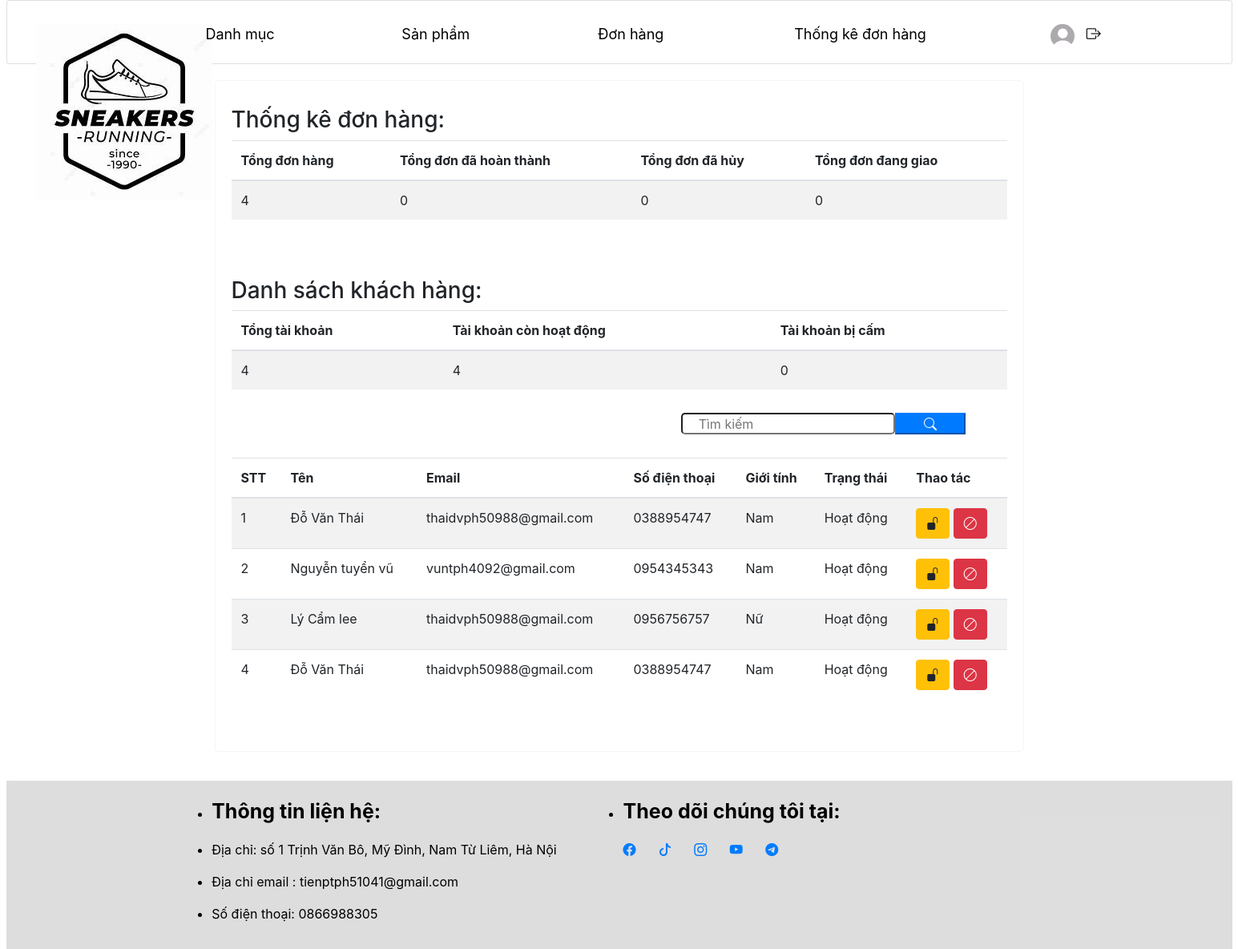
Page /admin/?act=thong-ke (signed in) on the committed database.
### tables this page shows
CREATE TABLE `tai_khoans` (
  `id` int NOT NULL,
  `ho_ten` varchar(50) NOT NULL,
  `hinh_anh` text,
  `ngay_sinh` date NOT NULL,
  `email` varchar(50) NOT NULL,
  `so_dien_thoai` varchar(10) NOT NULL,
  `gioi_tinh` varchar(10) NOT NULL,
  `dia_chi` varchar(255) NOT NULL,
  `mat_khau` varchar(50) NOT NULL,
  `chuc_vu_id` int NOT NULL,
  `trang_thai` varchar(50) NOT NULL DEFAULT 'Hoạt động',
  `ten_dang_nhap` varchar(100) NOT NULL
);

### admin/controllers/adminDonHangController.php (called while the page is built, shortened)
<?php
class adminDonHangController
{
    public $modelDonHang;
    public function __construct()
    {
        $this->modelDonHang = new modelDonHang;
    }
    public function thongKe(){
        if($_SERVER['REQUEST_METHOD'] === 'POST'){
            $search = $_POST['search'];
            $list = $this->modelDonHang->getAllTaiKhoan();
             $listTaiKhoans = [];
            foreach($list as $key => $value){
                if(strpos(strtolower($value['ho_ten']), strtolower($search))){
                    $listTaiKhoans[] = $value;
                }
            }
        }else{
            $listTaiKhoans = $this->modelDonHang->getAllTaiKhoan();
        }
        require './views/donHang/thongKe.php';
    }
}

### commons/function.php (called while the page is built, shortened)
<?php
function connectDB() {
    $host = DB_HOST;
    $port = DB_PORT;
    $dbname = DB_NAME;
    try {
        $conn = new PDO("mysql:host=$host;port=$port;dbname=$dbname", DB_USERNAME, DB_PASSWORD);
        $conn->setAttribute(PDO::ATTR_ERRMODE, PDO::ERRMODE_EXCEPTION);
        $conn->setAttribute(PDO::ATTR_DEFAULT_FETCH_MODE, PDO::FETCH_ASSOC);
        return $conn;
    } catch (PDOException $e) {
        echo ("Connection failed: " . $e->getMessage());
    }
}

### admin/models/modelDonHang.php (called while the page is built, shortened)
<?php
class modelDonHang
{
    public $conn;
    public function __construct()
    {
        $this->conn = connectDB();
    }
    public function getAllTaiKhoan(){
        try{
            $sql = "SELECT * FROM tai_khoans";
            $stmt = $this->conn->prepare($sql);
            $stmt->execute();
            return $stmt->fetchAll();
        }catch(Exception $e){
            echo "ERROR".$e->getMessage();
        }
    }
}

### admin/views/donHang/thongKe.php (the view, shortened to what this page needs)
<?php
require './views/layout/header.php';
require './views/layout/navbar.php';
?>
<div style="width: 1050px; margin:0px auto;" class="card-body">
    <div style="border:1px solid #f4f6f9" class=" form-group alert">
        <div class="form-group col-md-12   " style="padding:20px 0px;">
            <h3>Thống kê đơn hàng:</h3>
            <?php
            $tongDonHang = 0;
            $tongDonDaThanhToan = 0;
            $tongDonDaHuy = 0;
            $tongDonDangGiao = 0;
            foreach ($listDonHang as $key => $value) {
                $tongDonHang += 1;
            }
            ?>
            <table class="table table-striped ">
                <thead>
                    <tr>
                        <th scope="col">Tổng đơn hàng</th>
                        <th scope="col">Tổng đơn đã hoàn thành</th>
                        <th scope="col">Tổng đơn đã hủy</th>
                        <th scope="col">Tổng đơn đang giao</th>
                    </tr>
                </thead>
                <tbody>
                    <tr>
                        <td><?= $tongDonHang ?></td>
                        <td><?= $tongDonDaThanhToan ?></td>
                        <td><?= $tongDonDaHuy ?></td>
                        <td><?= $tongDonDangGiao ?></td>
                    </tr>
                </tbody>
            </table>
        </div>
        <div class="form-group col-md-12   " style="padding:20px 0px;">
            <h3>Danh sách khách hàng:</h3>
            <?php
            $tongTaiKhoan = 0;
            $tongTaiKhoanHoatDong = 0;
            $tongTaiKhoanBiCam = 0;
            foreach ($listTaiKhoans as $key => $value) {
                $tongTaiKhoan = $key + 1;
                if ($value['trang_thai'] == 1) {
                    $tongTaiKhoanHoatDong += 1;
                }
            }
            ?>
            <table class="table table-striped ">
                <thead>
                    <tr>
                        <th scope="col">Tổng tài khoản</th>
                        <th scope="col">Tài khoản còn hoạt động</th>
                        <th scope="col">Tài khoản bị cấm</th>
                    </tr>
                </thead>
                <tbody>
                    <tr>
                        <td><?= $tongTaiKhoan ?></td>
                        <td><?= $tongTaiKhoanHoatDong ?></td>
                        <td><?= $tongTaiKhoanBiCam ?></td>
                    </tr>
                </tbody>
            </table>
            <div class=" col-md-12 row alert">
                <div class="col-md-7">
                </div>
                <form style="display:flex;" class="col-md-5" action="<?= BASE_URL_ADMIN . '?act=thong-ke' ?>" class="row" method="POST">
                    <input style="border-radius:5px; height:27px; padding:0px 20px;" class="col-md-9" type="text" name="search" placeholder="Tìm kiếm">
                    <button style="height:27px; ;" type="submit" class="search col-md-3  btn-primary"><i class="bi bi-search"></i></button>
                </form>
            </div>
            <table class="table table-striped ">
                <thead>
                    <tr>
                        <th scope="col">STT</th>
                        <th scope="col">Tên</th>
                        <th scope="col">Email</th>
                        <th scope="col">Số điện thoại</th>
                        <th scope="col">Giới tính</th>
                        <th scope="col">Trạng thái</th>
                        <th scope="col">Thao tác</th>
                    </tr>
                </thead>
                <tbody>
                    <?php foreach ($listTaiKhoans as $key  => $value) : ?>
                        <tr>
                            <td><?= $key + 1 ?></td>
                            <td><?= $value['ho_ten'] ?></td>
                            <td><?= $value['email'] ?></td>
                            <td><?= $value['so_dien_thoai'] ?></td>
                            <td><?= $value['gioi_tinh'] ?></td>
                            <td><?= $value['trang_thai'] == 1 ? 'Hoạt động' : 'Bị cấm' ?></td>
                            <td>
                                <a title="Bỏ cấm" href="<?= BASE_URL_ADMIN . '?act=huy-cam-tai-khoan&id=' . $value['id'] ?>"><button class="btn btn-warning"><i class="bi bi-unlock-fill"></i></button></a>
                                <a title="Cấm" href="<?= BASE_URL_ADMIN . '?act=cam-tai-khoan&id=' . $value['id'] ?>"><button class="btn btn-danger"><i class="bi bi-ban"></i></button></a>
                            </td>
                        </tr>
                    <?php endforeach; ?>
                </tbody>
            </table>
        </div>
    </div>
</div>
<?php require './views/layout/footer.php'; ?>

### admin/assets/css/styleMain.css (style rules this page uses)
* { padding: 0; margin: 0; text-decoration: none; }
body { width: auto; }

### rows in the picture
tai_khoans: ho_ten "Đỗ Văn Thái", email "thaidvph50988@gmail.com", so_dien_thoai "0388954747", gioi_tinh "Nam", trang_thai "Hoạt động"
tai_khoans: ho_ten "Nguyễn tuyển vũ", email "vuntph4092@gmail.com", so_dien_thoai "0954345343", gioi_tinh "Nam", trang_thai "Hoạt động"
tai_khoans: ho_ten "Lý Cẩm lee", email "thaidvph50988@gmail.com", so_dien_thoai "0956756757", gioi_tinh "Nữ", trang_thai "Hoạt động"
tai_khoans: ho_ten "Đỗ Văn Thái", email "thaidvph50988@gmail.com", so_dien_thoai "0388954747", gioi_tinh "Nam", trang_thai "Hoạt động"

### other values in the picture
$tongDonHang "4"
$tongDonDaThanhToan "0"
$tongDonDaHuy "0"
$tongDonDangGiao "0"
$tongTaiKhoan "4"
$tongTaiKhoanHoatDong "4"
$tongTaiKhoanBiCam "0"
